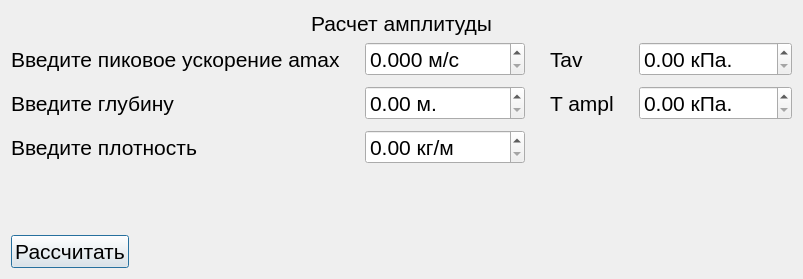
<?xml version="1.0" encoding="UTF-8"?>
<ui version="4.0">
 <class>calcAmplitud</class>
 <widget class="QDialog" name="calcAmplitud">
  <property name="geometry">
   <rect>
    <x>0</x>
    <y>0</y>
    <width>795</width>
    <height>279</height>
   </rect>
  </property>
  <property name="windowTitle">
   <string>Рассчет амплитуды для вибростабилометра</string>
  </property>
  <layout class="QVBoxLayout" name="verticalLayout">
   <item>
    <layout class="QHBoxLayout" name="horizontalLayout_2">
     <item>
      <spacer name="horizontalSpacer">
       <property name="orientation">
        <enum>Qt::Orientation::Horizontal</enum>
       </property>
       <property name="sizeHint" stdset="0">
        <size>
         <width>40</width>
         <height>20</height>
        </size>
       </property>
      </spacer>
     </item>
     <item>
      <widget class="QLabel" name="label_2">
       <property name="font">
        <font>
         <pointsize>16</pointsize>
        </font>
       </property>
       <property name="text">
        <string>Расчет амплитуды</string>
       </property>
      </widget>
     </item>
     <item>
      <spacer name="horizontalSpacer_2">
       <property name="orientation">
        <enum>Qt::Orientation::Horizontal</enum>
       </property>
       <property name="sizeHint" stdset="0">
        <size>
         <width>40</width>
         <height>20</height>
        </size>
       </property>
      </spacer>
     </item>
    </layout>
   </item>
   <item>
    <layout class="QFormLayout" name="formLayout_3">
     <property name="horizontalSpacing">
      <number>25</number>
     </property>
     <item row="0" column="0">
      <layout class="QFormLayout" name="formLayout">
       <property name="horizontalSpacing">
        <number>25</number>
       </property>
       <property name="verticalSpacing">
        <number>10</number>
       </property>
       <item row="0" column="0">
        <widget class="QLabel" name="lamax">
         <property name="font">
          <font>
           <pointsize>16</pointsize>
          </font>
         </property>
         <property name="text">
          <string>Введите пиковое ускорение amax</string>
         </property>
        </widget>
       </item>
       <item row="0" column="1">
        <widget class="QDoubleSpinBox" name="amax">
         <property name="font">
          <font>
           <pointsize>16</pointsize>
          </font>
         </property>
         <property name="suffix">
          <string> м/с</string>
         </property>
         <property name="decimals">
          <number>3</number>
         </property>
        </widget>
       </item>
       <item row="1" column="0">
        <widget class="QLabel" name="lheight">
         <property name="font">
          <font>
           <pointsize>16</pointsize>
          </font>
         </property>
         <property name="text">
          <string>Введите глубину</string>
         </property>
        </widget>
       </item>
       <item row="1" column="1">
        <widget class="QDoubleSpinBox" name="height">
         <property name="font">
          <font>
           <pointsize>16</pointsize>
          </font>
         </property>
         <property name="suffix">
          <string> м.</string>
         </property>
        </widget>
       </item>
       <item row="2" column="0">
        <widget class="QLabel" name="ldenzity">
         <property name="font">
          <font>
           <pointsize>16</pointsize>
          </font>
         </property>
         <property name="text">
          <string>Введите плотность</string>
         </property>
        </widget>
       </item>
       <item row="2" column="1">
        <widget class="QDoubleSpinBox" name="denzity">
         <property name="font">
          <font>
           <pointsize>16</pointsize>
          </font>
         </property>
         <property name="suffix">
          <string> кг/м</string>
         </property>
         <property name="maximum">
          <double>15000.000000000000000</double>
         </property>
        </widget>
       </item>
      </layout>
     </item>
     <item row="0" column="1">
      <layout class="QFormLayout" name="formLayout_2">
       <property name="horizontalSpacing">
        <number>25</number>
       </property>
       <property name="verticalSpacing">
        <number>10</number>
       </property>
       <item row="0" column="0">
        <widget class="QLabel" name="ltav">
         <property name="font">
          <font>
           <pointsize>16</pointsize>
          </font>
         </property>
         <property name="text">
          <string>Tav</string>
         </property>
        </widget>
       </item>
       <item row="1" column="0">
        <widget class="QLabel" name="ltamp">
         <property name="font">
          <font>
           <pointsize>16</pointsize>
          </font>
         </property>
         <property name="text">
          <string>T ampl</string>
         </property>
        </widget>
       </item>
       <item row="0" column="1">
        <widget class="QDoubleSpinBox" name="tav">
         <property name="font">
          <font>
           <pointsize>16</pointsize>
          </font>
         </property>
         <property name="suffix">
          <string> кПа.</string>
         </property>
         <property name="maximum">
          <double>5000.000000000000000</double>
         </property>
        </widget>
       </item>
       <item row="1" column="1">
        <widget class="QDoubleSpinBox" name="tanpl">
         <property name="font">
          <font>
           <pointsize>16</pointsize>
          </font>
         </property>
         <property name="suffix">
          <string> кПа.</string>
         </property>
         <property name="maximum">
          <double>5000.000000000000000</double>
         </property>
        </widget>
       </item>
      </layout>
     </item>
    </layout>
   </item>
   <item>
    <spacer name="verticalSpacer">
     <property name="orientation">
      <enum>Qt::Orientation::Vertical</enum>
     </property>
     <property name="sizeHint" stdset="0">
      <size>
       <width>20</width>
       <height>40</height>
      </size>
     </property>
    </spacer>
   </item>
   <item>
    <layout class="QHBoxLayout" name="horizontalLayout">
     <item>
      <widget class="QPushButton" name="pushButton">
       <property name="font">
        <font>
         <pointsize>16</pointsize>
        </font>
       </property>
       <property name="text">
        <string>Рассчитать</string>
       </property>
      </widget>
     </item>
     <item>
      <spacer name="horizontalSpacer_5">
       <property name="orientation">
        <enum>Qt::Orientation::Horizontal</enum>
       </property>
       <property name="sizeHint" stdset="0">
        <size>
         <width>37</width>
         <height>17</height>
        </size>
       </property>
      </spacer>
     </item>
     <item>
      <spacer name="horizontalSpacer_3">
       <property name="orientation">
        <enum>Qt::Orientation::Horizontal</enum>
       </property>
       <property name="sizeHint" stdset="0">
        <size>
         <width>37</width>
         <height>17</height>
        </size>
       </property>
      </spacer>
     </item>
    </layout>
   </item>
  </layout>
 </widget>
 <resources/>
 <connections/>
</ui>
